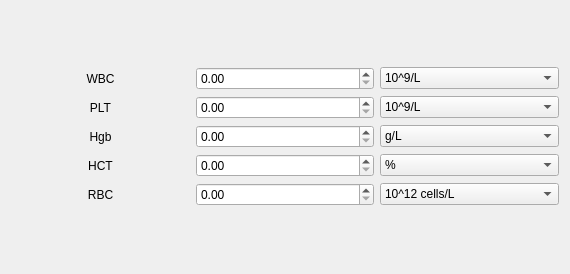
              <widget class="QWidget" name="scrollAreaWidgetContents">
               <property name="geometry">
                <rect>
                 <x>0</x>
                 <y>0</y>
                 <width>570</width>
                 <height>274</height>
                </rect>
               </property>
               <layout class="QVBoxLayout" name="verticalLayout_7">
                <item>
                 <layout class="QGridLayout" name="gridLayout">
                  <property name="sizeConstraint">
                   <enum>QLayout::SetFixedSize</enum>
                  </property>
                  <item row="4" column="0">
                   <widget class="QLabel" name="rbcLabel">
                    <property name="toolTip">
                     <string>Red Blood Cells</string>
                    </property>
                    <property name="text">
                     <string>RBC</string>
                    </property>
                    <property name="alignment">
                     <set>Qt::AlignCenter</set>
                    </property>
                    <property name="buddy">
                     <cstring>rbcAmountSpinBox</cstring>
                    </property>
                   </widget>
                  </item>
                  <item row="3" column="0">
                   <widget class="QLabel" name="hctLabel">
                    <property name="toolTip">
                     <string>Hematocrit</string>
                    </property>
                    <property name="text">
                     <string>HCT</string>
                    </property>
                    <property name="alignment">
                     <set>Qt::AlignCenter</set>
                    </property>
                    <property name="buddy">
                     <cstring>hctAmountSpinBox</cstring>
                    </property>
                   </widget>
                  </item>
                  <item row="0" column="2">
                   <widget class="QComboBox" name="wbcUnitComboBox">
                    <property name="mouseTracking">
                     <bool>false</bool>
                    </property>
                    <property name="focusPolicy">
                     <enum>Qt::StrongFocus</enum>
                    </property>
                    <property name="toolTip">
                     <string>Choose unit for WBC</string>
                    </property>
                    <item>
                     <property name="text">
                      <string>10^9/L</string>
                     </property>
                    </item>
                    <item>
                     <property name="text">
                      <string>10^3/µL</string>
                     </property>
                    </item>
                    <item>
                     <property name="text">
                      <string>K/mcL</string>
                     </property>
                    </item>
                   </widget>
                  </item>
                  <item row="0" column="0">
                   <widget class="QLabel" name="wbcLabel">
                    <property name="toolTip">
                     <string>White Blood Cells</string>
                    </property>
                    <property name="text">
                     <string>WBC</string>
                    </property>
                    <property name="alignment">
                     <set>Qt::AlignCenter</set>
                    </property>
                    <property name="buddy">
                     <cstring>wbcAmountSpinBox</cstring>
                    </property>
                   </widget>
                  </item>
                  <item row="2" column="0">
                   <widget class="QLabel" name="hgbLabel">
                    <property name="toolTip">
                     <string>Hgb/Hb - Hemoglobin</string>
                    </property>
                    <property name="text">
                     <string>Hgb</string>
                    </property>
                    <property name="alignment">
                     <set>Qt::AlignCenter</set>
                    </property>
                    <property name="buddy">
                     <cstring>hgbAmountSpinBox</cstring>
                    </property>
                   </widget>
                  </item>
                  <item row="1" column="0">
                   <widget class="QLabel" name="pltLabel">
                    <property name="toolTip">
                     <string>Platelets</string>
                    </property>
                    <property name="text">
                     <string>PLT</string>
                    </property>
                    <property name="alignment">
                     <set>Qt::AlignCenter</set>
                    </property>
                    <property name="buddy">
                     <cstring>pltAmountSpinBox</cstring>
                    </property>
                   </widget>
                  </item>
                  <item row="1" column="1">
                   <widget class="QDoubleSpinBox" name="pltAmountSpinBox">
                    <property name="focusPolicy">
                     <enum>Qt::StrongFocus</enum>
                    </property>
                    <property name="toolTip">
                     <string>Set amount for PLT. Don't forget about choosing unit</string>
                    </property>
                   </widget>
                  </item>
                  <item row="2" column="1">
                   <widget class="QDoubleSpinBox" name="hgbAmountSpinBox">
                    <property name="focusPolicy">
                     <enum>Qt::StrongFocus</enum>
                    </property>
                    <property name="toolTip">
                     <string>Set amount for Hgb/Hb. Don't forget about choosing unit</string>
                    </property>
                   </widget>
                  </item>
                  <item row="0" column="1">
                   <widget class="QDoubleSpinBox" name="wbcAmountSpinBox">
                    <property name="focusPolicy">
                     <enum>Qt::StrongFocus</enum>
                    </property>
                    <property name="toolTip">
                     <string>Set amount for WBC. Don't forget about choosing unit</string>
                    </property>
                   </widget>
                  </item>
                  <item row="4" column="1">
                   <widget class="QDoubleSpinBox" name="rbcAmountSpinBox">
                    <property name="focusPolicy">
                     <enum>Qt::StrongFocus</enum>
                    </property>
                    <property name="toolTip">
                     <string>Set amount for RBC. Don't forget about choosing unit</string>
                    </property>
                   </widget>
                  </item>
                  <item row="3" column="1">
                   <widget class="QDoubleSpinBox" name="hctAmountSpinBox">
                    <property name="focusPolicy">
                     <enum>Qt::StrongFocus</enum>
                    </property>
                    <property name="toolTip">
                     <string>Set amount for HCT. Don't forget about choosing unit</string>
                    </property>
                   </widget>
                  </item>
                  <item row="4" column="2">
                   <widget class="QComboBox" name="rbcUnitComboBox">
                    <property name="focusPolicy">
                     <enum>Qt::StrongFocus</enum>
                    </property>
                    <property name="toolTip">
                     <string>Choose unit for RBC</string>
                    </property>
                    <item>
                     <property name="text">
                      <string>10^12 cells/L</string>
                     </property>
                    </item>
                    <item>
                     <property name="text">
                      <string>T/L</string>
                     </property>
                    </item>
                    <item>
                     <property name="text">
                      <string>10^6/µL</string>
                     </property>
                    </item>
                    <item>
                     <property name="text">
                      <string>10^6/mm^3</string>
                     </property>
                    </item>
                    <item>
                     <property name="text">
                      <string>M/µL</string>
                     </property>
                    </item>
                    <item>
                     <property name="text">
                      <string>M/mm^3</string>
                     </property>
                    </item>
                    <item>
                     <property name="text">
                      <string>cells/µL</string>
                     </property>
                    </item>
                   </widget>
                  </item>
                  <item row="3" column="2">
                   <widget class="QComboBox" name="hctUnitComboBox">
                    <property name="focusPolicy">
                     <enum>Qt::StrongFocus</enum>
                    </property>
                    <property name="toolTip">
                     <string>Choose unit for HCT</string>
                    </property>
                    <item>
                     <property name="text">
                      <string>%</string>
                     </property>
                    </item>
                   </widget>
                  </item>
                  <item row="2" column="2">
                   <widget class="QComboBox" name="hgbUnitComboBox">
                    <property name="focusPolicy">
                     <enum>Qt::StrongFocus</enum>
                    </property>
                    <property name="toolTip">
                     <string>Choose unit for Hgb/Hb</string>
                    </property>
                    <item>
                     <property name="text">
                      <string>g/L</string>
                     </property>
                    </item>
                    <item>
                     <property name="text">
                      <string>g/dL</string>
                     </property>
                    </item>
                    <item>
                     <property name="text">
                      <string>g/100mL</string>
                     </property>
                    </item>
                    <item>
                     <property name="text">
                      <string>g%</string>
                     </property>
                    </item>
                    <item>
                     <property name="text">
                      <string>mg/mL</string>
                     </property>
                    </item>
                    <item>
                     <property name="text">
                      <string>g/L/10 </string>
                     </property>
                    </item>
                   </widget>
                  </item>
                  <item row="1" column="2">
                   <widget class="QComboBox" name="pltUnitComboBox">
                    <property name="focusPolicy">
                     <enum>Qt::StrongFocus</enum>
                    </property>
                    <property name="toolTip">
                     <string>Choose unit for PLT</string>
                    </property>
                    <item>
                     <property name="text">
                      <string>10^9/L</string>
                     </property>
                    </item>
                    <item>
                     <property name="text">
                      <string>10^3/µL</string>
                     </property>
                    </item>
                    <item>
                     <property name="text">
                      <string>K/mcL</string>
                     </property>
                    </item>
                   </widget>
                  </item>
                 </layout>
                </item>
               </layout>
              </widget>
